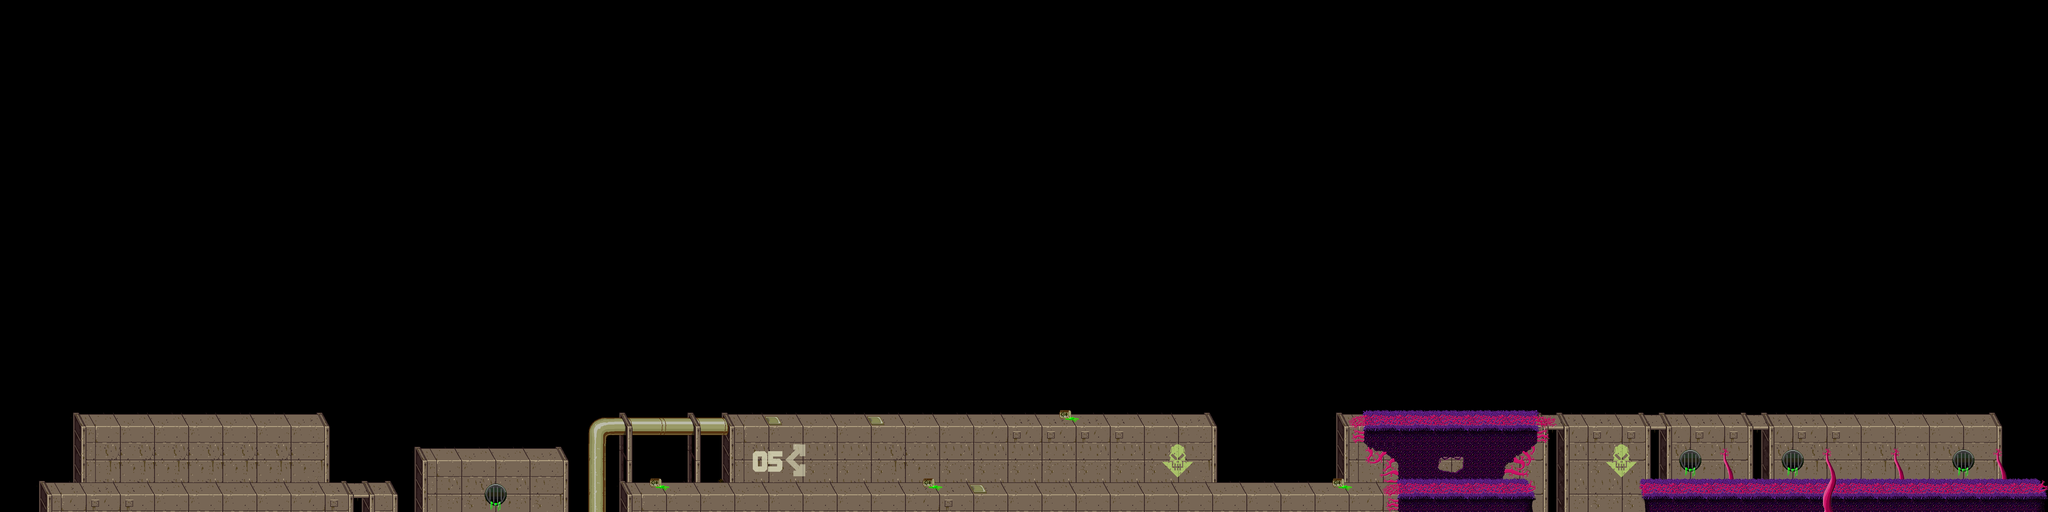

This game map was drawn from its Tiled (.tmx) file and the tilesets committed beside it. A one-line description and the trimmed map source follow:
An orthogonal 60x15 tile map with 128x128 px tiles, 6 tile layers (Background2, Background, CollisionTop, Collision, ...).

<map version="1.0" orientation="orthogonal" width="60" height="15" tilewidth="128" tileheight="128">
 <tileset firstgid="1" name="tiles_aubrey" tilewidth="128" tileheight="128">
  <image source="tiles_aubrey.png" width="2048" height="2048" />
 </tileset>
 <layer name="Background2" width="60" height="15">
  <data>[900 cells, 39 non-empty, 4 distinct tile ids]</data>
 </layer>
 <layer name="Background" width="60" height="15">
  <data>[900 cells, 79 non-empty, 19 distinct tile ids]</data>
 </layer>
 <layer name="CollisionTop" width="60" height="15">
  <data>[900 cells, 102 non-empty, 13 distinct tile ids]</data>
 </layer>
 <layer name="Collision" width="60" height="15">
  <data>[900 cells, 0 non-empty, 0 distinct tile ids]</data>
 </layer>
 <layer name="Backdrop" width="60" height="15">
  <data>[900 cells, 8 non-empty, 4 distinct tile ids]</data>
 </layer>
 <layer name="Foreground" width="60" height="15">
  <data>[900 cells, 4 non-empty, 3 distinct tile ids]</data>
 </layer>
</map>
